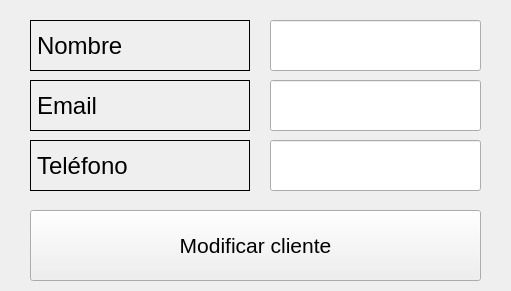
<?xml version="1.0" encoding="UTF-8"?>
<ui version="4.0">
 <class>MainWindow</class>
 <widget class="QMainWindow" name="MainWindow">
  <property name="enabled">
   <bool>true</bool>
  </property>
  <property name="geometry">
   <rect>
    <x>0</x>
    <y>0</y>
    <width>511</width>
    <height>291</height>
   </rect>
  </property>
  <property name="windowTitle">
   <string>MainWindow</string>
  </property>
  <widget class="QWidget" name="centralwidget">
   <widget class="QPushButton" name="pushButton">
    <property name="geometry">
     <rect>
      <x>30</x>
      <y>210</y>
      <width>451</width>
      <height>71</height>
     </rect>
    </property>
    <property name="font">
     <font>
      <pointsize>16</pointsize>
     </font>
    </property>
    <property name="text">
     <string>Modificar cliente</string>
    </property>
   </widget>
   <widget class="QLabel" name="label_3">
    <property name="geometry">
     <rect>
      <x>30</x>
      <y>80</y>
      <width>220</width>
      <height>51</height>
     </rect>
    </property>
    <property name="font">
     <font>
      <pointsize>18</pointsize>
     </font>
    </property>
    <property name="frameShape">
     <enum>QFrame::Box</enum>
    </property>
    <property name="text">
     <string>Email</string>
    </property>
    <property name="alignment">
     <set>Qt::AlignLeading|Qt::AlignLeft|Qt::AlignVCenter</set>
    </property>
   </widget>
   <widget class="QLabel" name="label_4">
    <property name="geometry">
     <rect>
      <x>30</x>
      <y>140</y>
      <width>220</width>
      <height>51</height>
     </rect>
    </property>
    <property name="font">
     <font>
      <pointsize>18</pointsize>
     </font>
    </property>
    <property name="frameShape">
     <enum>QFrame::Box</enum>
    </property>
    <property name="text">
     <string>Teléfono</string>
    </property>
    <property name="alignment">
     <set>Qt::AlignLeading|Qt::AlignLeft|Qt::AlignVCenter</set>
    </property>
   </widget>
   <widget class="QLabel" name="label_5">
    <property name="geometry">
     <rect>
      <x>30</x>
      <y>20</y>
      <width>220</width>
      <height>51</height>
     </rect>
    </property>
    <property name="font">
     <font>
      <pointsize>18</pointsize>
     </font>
    </property>
    <property name="frameShape">
     <enum>QFrame::Box</enum>
    </property>
    <property name="text">
     <string>Nombre</string>
    </property>
    <property name="alignment">
     <set>Qt::AlignLeading|Qt::AlignLeft|Qt::AlignVCenter</set>
    </property>
   </widget>
   <widget class="QLineEdit" name="lineEdit_4">
    <property name="geometry">
     <rect>
      <x>270</x>
      <y>20</y>
      <width>211</width>
      <height>51</height>
     </rect>
    </property>
    <property name="font">
     <font>
      <pointsize>18</pointsize>
     </font>
    </property>
   </widget>
   <widget class="QLineEdit" name="lineEdit_6">
    <property name="geometry">
     <rect>
      <x>270</x>
      <y>140</y>
      <width>211</width>
      <height>51</height>
     </rect>
    </property>
    <property name="font">
     <font>
      <pointsize>18</pointsize>
     </font>
    </property>
   </widget>
   <widget class="QLineEdit" name="lineEdit_7">
    <property name="geometry">
     <rect>
      <x>270</x>
      <y>80</y>
      <width>211</width>
      <height>51</height>
     </rect>
    </property>
    <property name="font">
     <font>
      <pointsize>18</pointsize>
     </font>
    </property>
   </widget>
  </widget>
 </widget>
 <resources>
  <include location="../img/logo.qrc"/>
 </resources>
 <connections/>
</ui>
